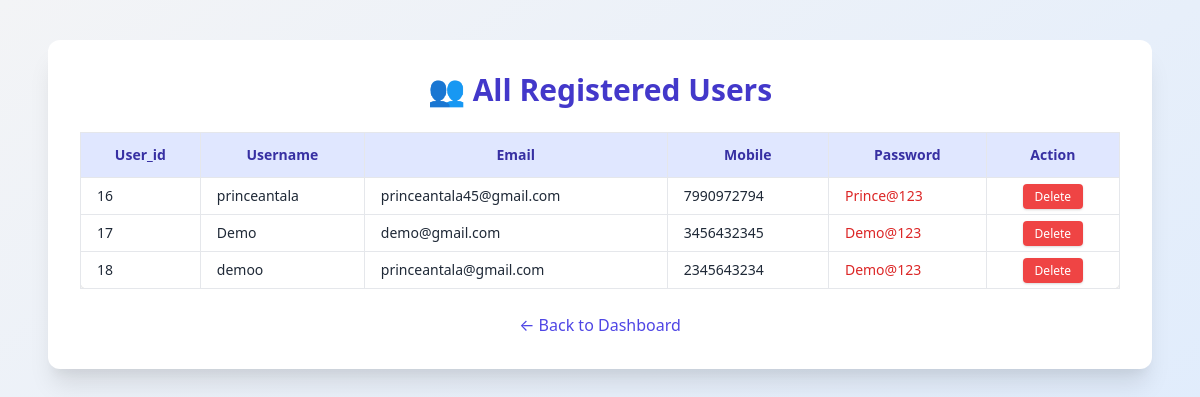
Before: /admin_user.php with the older database file.
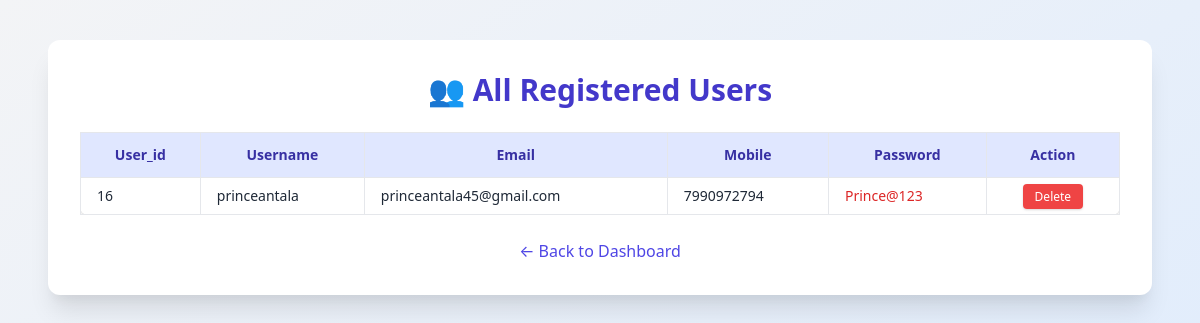
After: the same page with the newer database file.
### tables this page shows
CREATE TABLE `signup` (
  `user_id` int(11) NOT NULL,
  `username` varchar(20) NOT NULL,
  `email` varchar(50) NOT NULL,
  `mobile` varchar(50) NOT NULL,
  `password` varchar(255) NOT NULL,
  `signup_date` datetime NOT NULL DEFAULT current_timestamp()
);

### src/admin_user.php (the view, shortened to what this page needs)
<?php
$host = "localhost";
$user = "root";
$password = "";
$dbname = "turfbookingsystem";
$conn = mysqli_connect($host, $user, $password, $dbname);
$users = mysqli_query($conn, "SELECT * FROM signup");
?>
<!DOCTYPE html>
<html lang="en">
<head>
  <link href="https://cdn.jsdelivr.net/npm/tailwindcss@2.2.19/dist/tailwind.min.css" rel="stylesheet">
</head>
<body class="bg-gradient-to-br from-gray-100 to-blue-100 text-gray-800 min-h-screen">
  <div class="max-w-6xl mx-auto py-10 px-6">
    <div class="bg-white p-8 rounded-xl shadow-xl">
      <h1 class="text-3xl font-bold mb-6 text-center text-indigo-700">👥 All Registered Users</h1>
      <div class="overflow-x-auto">
        <table class="min-w-full text-sm border border-gray-300 rounded-lg shadow">
          <thead class="bg-indigo-100 text-indigo-800">
            <tr>
              <th class="py-3 px-4 border">User_id</th>
              <th class="py-3 px-4 border">Username</th>
              <th class="py-3 px-4 border">Email</th>
              <th class="py-3 px-4 border">Mobile</th>
              <th class="py-3 px-4 border">Password</th>
              <th class="py-3 px-4 border">Action</th>
            </tr>
          </thead>
          <tbody>
            <?php while ($row = mysqli_fetch_assoc($users)) : ?>
              <tr class="hover:bg-gray-50 transition">
                <td class="py-2 px-4 border"><?= htmlspecialchars($row['user_id']) ?></td>
                <td class="py-2 px-4 border"><?= htmlspecialchars($row['username']) ?></td>
                <td class="py-2 px-4 border"><?= htmlspecialchars($row['email']) ?></td>
                <td class="py-2 px-4 border"><?= htmlspecialchars($row['mobile']) ?></td>
                <td class="py-2 px-4 border text-red-600"><?= htmlspecialchars($row['password']) ?></td>
                <td class="py-2 px-4 border text-center">
                  <a href="?delete=<?= $row['user_id'] ?>"
                     onclick="return confirm('Are you sure you want to delete this user?')"
                     class="bg-red-500 hover:bg-red-600 text-white px-3 py-1 rounded text-xs shadow">
                    Delete
                  </a>
                </td>
              </tr>
            <?php endwhile; ?>
          </tbody>
        </table>
      </div>
      <div class="text-center mt-6">
        <a href="admin_dashboard.php" class="inline-block text-indigo-600 hover:underline">← Back to Dashboard</a>
      </div>
    </div>
  </div>
</body>
</html>

Changed rows visible on the page:
removed signup: user_id "17", username "Demo", email "demo@gmail.com", mobile "3456432345", password "Demo@123"
removed signup: user_id "18", username "demoo", email "princeantala@gmail.com", mobile "2345643234", password "Demo@123"
